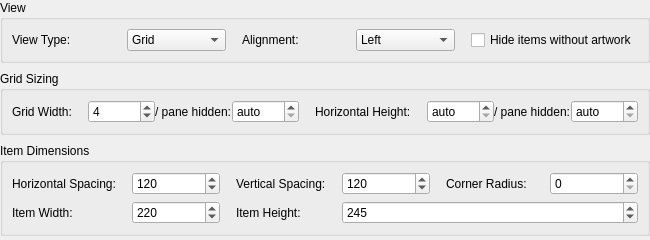
<?xml version="1.0" encoding="UTF-8"?>
<ui version="4.0">
 <class>AppearanceLayoutPanel</class>
 <widget class="QWidget" name="AppearanceLayoutPanel">
  <layout class="QVBoxLayout" name="rootLayout">
   <property name="leftMargin"><number>0</number></property>
   <property name="topMargin"><number>0</number></property>
   <property name="rightMargin"><number>0</number></property>
   <property name="bottomMargin"><number>0</number></property>
   <property name="spacing"><number>8</number></property>
   <item>
    <widget class="QGroupBox" name="appearanceViewGroupBox">
     <property name="title"><string>View</string></property>
     <!-- Three label/field pairs share one row (three-column section);
          field columns are stretched in code so the pairs fill the width. -->
     <layout class="QGridLayout" name="appearanceViewGridLayout">
      <property name="horizontalSpacing"><number>16</number></property>
      <property name="verticalSpacing"><number>6</number></property>
      <item row="0" column="0"><widget class="QLabel" name="label_viewType"><property name="text"><string>View Type:</string></property></widget></item>
      <item row="0" column="1">
       <widget class="QComboBox" name="viewTypeComboBox">
        <property name="minimumWidth"><number>140</number></property>
        <property name="toolTip"><string>Display items as a grid with artwork, a simple list, a 3D cover-flow carousel, or a horizontally-scrolling grid</string></property>
        <item><property name="text"><string>Grid</string></property></item>
        <item><property name="text"><string>List</string></property></item>
        <item><property name="text"><string>Cover Flow</string></property></item>
        <item><property name="text"><string>Horizontal</string></property></item>
       </widget>
      </item>
      <item row="0" column="2"><widget class="QLabel" name="label_horizontalAlignment"><property name="text"><string>Alignment:</string></property></widget></item>
      <item row="0" column="3">
       <widget class="QComboBox" name="horizontalAlignmentComboBox">
        <property name="minimumWidth"><number>140</number></property>
        <property name="toolTip"><string>Horizontal alignment of collection grid (Left, Center, Right)</string></property>
        <item><property name="text"><string>Left</string></property></item>
        <item><property name="text"><string>Center</string></property></item>
        <item><property name="text"><string>Right</string></property></item>
       </widget>
      </item>
      <item row="0" column="5"><widget class="QCheckBox" name="hideMissingArtworkCheckBox"><property name="text"><string>Hide items without artwork</string></property><property name="toolTip"><string>When enabled, media items whose artwork lookup returns no match are hidden from the items page. Subcollections and virtual folders are unaffected.</string></property></widget></item>
     </layout>
    </widget>
   </item>
   <item>
    <widget class="QGroupBox" name="appearanceGridSizingGroupBox">
     <property name="title"><string>Grid Sizing</string></property>
     <!-- Two value/alternate pairs share one row (two-column section). -->
     <layout class="QGridLayout" name="appearanceGridSizingGridLayout">
      <property name="horizontalSpacing"><number>16</number></property>
      <property name="verticalSpacing"><number>6</number></property>
      <item row="0" column="0"><widget class="QLabel" name="label_gridLayout"><property name="text"><string>Grid Width:</string></property></widget></item>
      <item row="0" column="1">
       <layout class="QHBoxLayout" name="gridWidthLayout">
        <item><widget class="QSpinBox" name="gridWidthSpinBox"><property name="maximumWidth"><number>100</number></property><property name="toolTip"><string>Number of artwork items per row (no upper cap)</string></property><property name="minimum"><number>1</number></property><property name="maximum"><number>2147483647</number></property><property name="value"><number>4</number></property></widget></item>
        <item><widget class="QLabel" name="label_gridWidthSidebarHidden"><property name="text"><string>/ pane hidden:</string></property><property name="toolTip"><string>Alternate items-per-row used when the details pane is hidden in Expand mode. 0 inherits Grid Width. (Overlay mode always uses Grid Width — the floating pane doesn't shrink the grid.)</string></property></widget></item>
        <item><widget class="QSpinBox" name="gridWidthSidebarHiddenSpinBox"><property name="maximumWidth"><number>100</number></property><property name="toolTip"><string>Items-per-row when the details pane is hidden in Expand mode (no upper cap). 0 falls back to Grid Width.</string></property><property name="specialValueText"><string>auto</string></property><property name="minimum"><number>0</number></property><property name="maximum"><number>2147483647</number></property><property name="value"><number>0</number></property></widget></item>
        <item><spacer name="gridWidthSpacer"><property name="orientation"><enum>Qt::Orientation::Horizontal</enum></property><property name="sizeHint" stdset="0"><size><width>0</width><height>0</height></size></property></spacer></item>
       </layout>
      </item>
      <item row="0" column="2"><widget class="QLabel" name="label_horizontalGridHeight"><property name="text"><string>Horizontal Height:</string></property><property name="toolTip"><string>Items per column when the view type is set to Horizontal. 0 inherits Grid Width.</string></property></widget></item>
      <item row="0" column="3">
       <layout class="QHBoxLayout" name="horizontalGridHeightLayout">
        <item><widget class="QSpinBox" name="horizontalGridHeightSpinBox"><property name="maximumWidth"><number>100</number></property><property name="toolTip"><string>Items per column for Horizontal view (no upper cap). 0 falls back to Grid Width.</string></property><property name="specialValueText"><string>auto</string></property><property name="minimum"><number>0</number></property><property name="maximum"><number>2147483647</number></property><property name="value"><number>0</number></property></widget></item>
        <item><widget class="QLabel" name="label_horizontalGridHeightSidebarHidden"><property name="text"><string>/ pane hidden:</string></property><property name="toolTip"><string>Alternate items-per-column for Horizontal view when the details pane is hidden in Expand mode. 0 inherits Horizontal Height.</string></property></widget></item>
        <item><widget class="QSpinBox" name="horizontalGridHeightSidebarHiddenSpinBox"><property name="maximumWidth"><number>100</number></property><property name="toolTip"><string>Items per column for Horizontal view when the details pane is hidden in Expand mode (no upper cap). 0 falls back to Horizontal Height.</string></property><property name="specialValueText"><string>auto</string></property><property name="minimum"><number>0</number></property><property name="maximum"><number>2147483647</number></property><property name="value"><number>0</number></property></widget></item>
        <item><spacer name="horizontalGridHeightSpacer"><property name="orientation"><enum>Qt::Orientation::Horizontal</enum></property><property name="sizeHint" stdset="0"><size><width>0</width><height>0</height></size></property></spacer></item>
       </layout>
      </item>
     </layout>
    </widget>
   </item>
   <item>
    <widget class="QGroupBox" name="appearanceItemDimsGroupBox">
     <property name="title"><string>Item Dimensions</string></property>
     <!-- Five values: three on the first row, two on the second. -->
     <layout class="QGridLayout" name="appearanceItemDimsGridLayout">
      <property name="horizontalSpacing"><number>16</number></property>
      <property name="verticalSpacing"><number>6</number></property>
      <item row="0" column="0"><widget class="QLabel" name="label_hSpace"><property name="text"><string>Horizontal Spacing:</string></property></widget></item>
      <item row="0" column="1"><widget class="QSpinBox" name="horizontalSpacingSpinBox"><property name="maximumWidth"><number>100</number></property><property name="toolTip"><string>Horizontal spacing adjustment (0 = tightest, 150 = loosest)</string></property><property name="minimum"><number>0</number></property><property name="maximum"><number>150</number></property><property name="value"><number>120</number></property></widget></item>
      <item row="0" column="2"><widget class="QLabel" name="label_vSpace"><property name="text"><string>Vertical Spacing:</string></property></widget></item>
      <item row="0" column="3"><widget class="QSpinBox" name="verticalSpacingSpinBox"><property name="maximumWidth"><number>100</number></property><property name="toolTip"><string>Vertical spacing adjustment (0 = tightest, 150 = loosest)</string></property><property name="minimum"><number>0</number></property><property name="maximum"><number>150</number></property><property name="value"><number>120</number></property></widget></item>
      <item row="0" column="4"><widget class="QLabel" name="label_cornerRadius"><property name="text"><string>Corner Radius:</string></property></widget></item>
      <item row="0" column="5"><widget class="QSpinBox" name="cornerRadiusSpinBox"><property name="maximumWidth"><number>100</number></property><property name="toolTip"><string>Corner radius for item artwork in pixels (0 = square)</string></property><property name="minimum"><number>0</number></property><property name="maximum"><number>100</number></property><property name="value"><number>0</number></property></widget></item>
      <item row="1" column="0"><widget class="QLabel" name="label_itemLayout"><property name="text"><string>Item Width:</string></property></widget></item>
      <item row="1" column="1"><widget class="QSpinBox" name="itemWidthSpinBox"><property name="maximumWidth"><number>100</number></property><property name="toolTip"><string>Width of collection items in pixels</string></property><property name="minimum"><number>100</number></property><property name="maximum"><number>400</number></property><property name="value"><number>220</number></property></widget></item>
      <item row="1" column="2"><widget class="QLabel" name="label_itemHeight"><property name="text"><string>Item Height:</string></property></widget></item>
      <item row="1" column="3" colspan="3"><widget class="QSpinBox" name="itemHeightSpinBox"><property name="maximumWidth"><number>100</number></property><property name="toolTip"><string>Height of collection items in pixels</string></property><property name="minimum"><number>100</number></property><property name="maximum"><number>400</number></property><property name="value"><number>245</number></property></widget></item>
     </layout>
    </widget>
   </item>
   <item><spacer name="appearanceLayoutVerticalSpacer"><property name="orientation"><enum>Qt::Orientation::Vertical</enum></property><property name="sizeHint" stdset="0"><size><width>20</width><height>4</height></size></property></spacer></item>
  </layout>
 </widget>
 <resources/>
 <connections/>
</ui>
